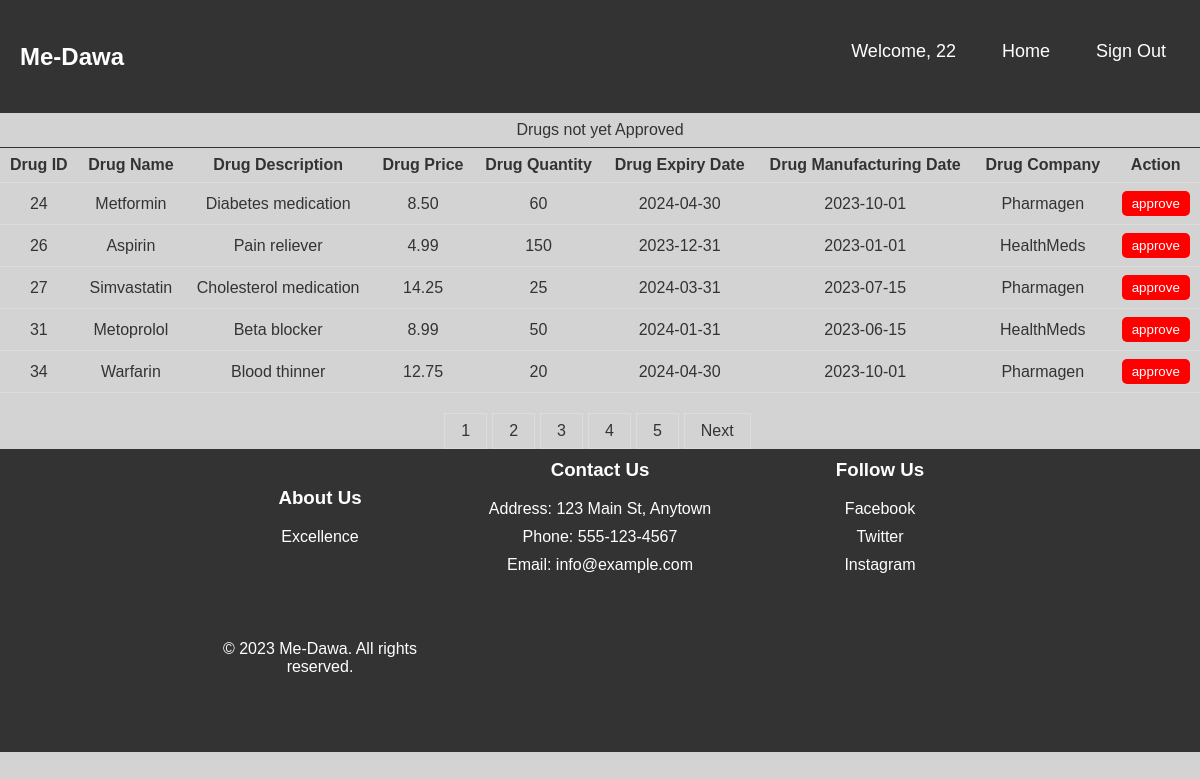
Page /view/supervisor.php (signed in) on the committed database.
### tables this page shows
CREATE TABLE `drugs` (
  `ID` int(11) NOT NULL,
  `drugName` varchar(100) DEFAULT NULL,
  `drugDescription` varchar(200) DEFAULT NULL,
  `drugPrice` decimal(10,2) DEFAULT NULL,
  `drugQuantity` int(11) DEFAULT NULL,
  `drugExpirationDate` date DEFAULT NULL,
  `drugManufacturingDate` date DEFAULT NULL,
  `drugCompany` varchar(100) DEFAULT NULL,
  `Approved` tinyint(1) DEFAULT 0
);

### database/database.php (called while the page is built, shortened)
<?php
class Database{
    private $connection;
    public function __construct() {
        $this->hostName = "localhost";
        $this->username = "root";
        $this->password = "";
        $this->databaseName = "me-dawa";
        try{
            $this->connection = new PDO("mysql:host=$this->hostName;dbname=$this->databaseName", $this->username, $this->password);
        } catch(PDOException $e){
            echo "Connection failed: " . $e->getMessage();
        }
    }
    function getTotalUsersByEntity($entity){
        $stmt = $this->connection->prepare("SELECT COUNT(*) FROM $entity");
        $stmt->execute();
        $result = $stmt->fetchColumn();
        return $result;
    }
    function getNotApprovedDrugs($start_index, $results_per_page, $entity){
        $stmt = $this->connection->prepare("SELECT * FROM drugs WHERE approved = 0 LIMIT :start_index, :results_per_page");
        $stmt->bindParam(':start_index', $start_index, PDO::PARAM_INT);
        $stmt->bindParam(':results_per_page', $results_per_page, PDO::PARAM_INT);
        $stmt->execute();
        $result = $stmt->fetchAll(PDO::FETCH_ASSOC);
        return $result;
    }
}
?>

### view/supervisor.php (the view, shortened to what this page needs)
<!DOCTYPE html>
<html>
<head>
    <link rel="stylesheet" href="../Static/homepage.css">
    <link rel="stylesheet" href="../Static/form.scss">
</head>
<body>
<div>
<nav class="navbar">
    <div class="logo">Me-Dawa</div>
    <ul class="nav-links">
        <div class="menu">
        <li><?php
          $username = $_SESSION['username'];
          echo "Welcome, $username";
          ?></li>
            <li><a href="../view/homepage.php">Home</a></li>
            <li><a href="../config/signout.php">Sign Out</a></li>
        </div>
    </ul>
</nav>
</div>
<?php
        require_once '../database/database.php';
        $database = new Database();
        $entity = $_SESSION['entity'];
        $results_per_page = 5;
        $current_page = isset($_GET['page']) ? $_GET['page'] : 1;
        $start_index = ($current_page - 1) * $results_per_page;
        $users = $database->getNotApprovedDrugs($start_index, $results_per_page, $entity);
        echo '
        <table style="width: 100%; border-collapse: collapse;">
        <caption style="padding: 8px; text-align: center; border-bottom: 1px solid #333; color: #333;">Drugs not yet Approved</caption>
          <tr>
              <th style="padding: 8px; text-align: center; border-bottom: 1px solid #ddd; color: #333;">Drug ID</th>
              <th style="padding: 8px; text-align: center; border-bottom: 1px solid #ddd; color: #333;">Drug Name</th>
              <th style="padding: 8px; text-align: center; border-bottom: 1px solid #ddd; color: #333;">Drug Description</th>
              <th style="padding: 8px; text-align: center; border-bottom: 1px solid #ddd; color: #333;">Drug Price</th>
              <th style="padding: 8px; text-align: center; border-bottom: 1px solid #ddd; color: #333;">Drug Quantity</th>
              <th style="padding: 8px; text-align: center; border-bottom: 1px solid #ddd; color: #333;">Drug Expiry Date</th>
              <th style="padding: 8px; text-align: center; border-bottom: 1px solid #ddd; color: #333;">Drug Manufacturing Date</th>
              <th style="padding: 8px; text-align: center; border-bottom: 1px solid #ddd; color: #333;">Drug Company</th>
              <th style="padding: 8px; text-align: center; border-bottom: 1px solid #ddd; color: #333;">Action</th>
          </tr>';
          foreach ($users as $user) {
              echo ' <tr>
                        <td style="padding: 8px; text-align: center; border-bottom: 1px solid #ddd; color: #333;">' . $user['ID'] . '</td>
                        <td style="padding: 8px; text-align: center; border-bottom: 1px solid #ddd; color: #333;">' . $user['drugName'] . '</td>
                        <td style="padding: 8px; text-align: center; border-bottom: 1px solid #ddd; color: #333;">' . $user['drugDescription'] . '</td>
                        <td style="padding: 8px; text-align: center; border-bottom: 1px solid #ddd; color: #333;">' . $user['drugPrice'] . '</td>
                        <td style="padding: 8px; text-align: center; border-bottom: 1px solid #ddd; color: #333;">' . $user['drugQuantity'] . '</td>
                        <td style="padding: 8px; text-align: center; border-bottom: 1px solid #ddd; color: #333;">' . $user['drugExpirationDate'] . '</td>
                        <td style="padding: 8px; text-align: center; border-bottom: 1px solid #ddd; color: #333;">' . $user['drugManufacturingDate'] . '</td>
                        <td style="padding: 8px; text-align: center; border-bottom: 1px solid #ddd; color: #333;">' . $user['drugCompany'] . '</td>
                        <td style="padding: 8px; text-align: center; border-bottom: 1px solid #ddd; color: #333;">
                            <form method="POST" action="../config/supervisor.php">
                              <input type="hidden" name="drugID" value="' . $user['ID'] . '">
                              <input type="submit" name="approve" value="approve" style="background-color: red; color: white; border: none; padding: 5px 10px; border-radius: 5px; cursor: pointer;">
                            </form>
                        </td>
                      </tr>';
          }
        echo '</table>';
        $total_results = $database->getTotalUsersByEntity($entity);
        $total_pages = ceil($total_results / $results_per_page);
        echo '<div style="margin-top: 20px;">';
        for ($i = 1; $i <= $total_pages; $i++) {
          echo '<a href="pharmacy.php?entity=' . $entity . '&page=' . $i . '" style="display: inline-block; padding: 8px 16px; text-decoration: none; color: #333; border: 1px solid #ddd; margin-right: 5px;">' . $i . '</a>';
        }
        if ($current_page < $total_pages) {
          echo '<a href="pharmacy.php?entity=' . $entity . '&page=' . ($current_page + 1) . '" style="display: inline-block; padding: 8px 16px; text-decoration: none; color: #333; border: 1px solid #ddd; margin-right: 5px;">Next</a>';
        }
        echo '</div>';
        ?>
<footer class="footer">
    <div class="footer-container">
      <div class="row">
        <div class="footer-col">
          <h3>About Us</h3>
          <p>Excellence</p>
        </div>
        <div class="footer-col">
          <h3>Contact Us</h3>
          <ul>
            <li>Address: 123 Main St, Anytown </li>
            <li>Phone: 555-123-4567</li>
            <li>Email: info@example.com</li>
          </ul>
        </div>
        <div class="footer-col">
          <h3>Follow Us</h3>
          <ul>
            <li><a href="#">Facebook</a></li>
            <li><a href="#">Twitter</a></li>
            <li><a href="#">Instagram</a></li>
          </ul>
        </div>
      </div>
      <div class="row">
        <div class="footer-col">
          <p>&copy; 2023 Me-Dawa. All rights reserved.</p>
        </div>
      </div>
    </div>
  </footer>
</body>
</html>

### Static/homepage.css (style rules this page uses)
.navbar { display: flex; align-items: center; justify-content: space-between; padding: 20px; background-color: #333; color: #fff; }
.nav-links a { color: #fff; }
.logo { font-size: 24px; font-weight: 600; }
.menu { display: flex; gap: 1em; font-size: 18px; }
.menu li { padding: 5px 14px; }
body { margin: 0; background: lightgray; text-align: center; font-family: sans-serif; color: #fefefe; }
.row { display: flex; flex-wrap: wrap; justify-content: center; align-items: center; margin-bottom: 50px; }
h2, p { margin-top: 0; }
.footer { background-color: #333; color: #fff; padding: 10px 0; display: flex; flex: 1; flex-shrink: 0; }
.footer-container { max-width: 800px; margin: 0 auto; width: 100%; }
.row { display: flex; flex-wrap: wrap; justify-content: space-between; }
.footer-col { flex-basis: 30%; }
h3 { margin-top: 0; }
ul { list-style: none; padding: 0; }
ul li { margin-bottom: 10px; }
a { color: #fff; text-decoration: none; }

### rows in the picture
drugs: ID "24", drugName "Metformin", drugDescription "Diabetes medication", drugPrice "8.50", drugQuantity "60", drugExpirationDate "2024-04-30", drugManufacturingDate "2023-10-01", drugCompany "Pharmagen"
drugs: ID "26", drugName "Aspirin", drugDescription "Pain reliever", drugPrice "4.99", drugQuantity "150", drugExpirationDate "2023-12-31", drugManufacturingDate "2023-01-01", drugCompany "HealthMeds"
drugs: ID "27", drugName "Simvastatin", drugDescription "Cholesterol medication", drugPrice "14.25", drugQuantity "25", drugExpirationDate "2024-03-31", drugManufacturingDate "2023-07-15", drugCompany "Pharmagen"
drugs: ID "31", drugName "Metoprolol", drugDescription "Beta blocker", drugPrice "8.99", drugQuantity "50", drugExpirationDate "2024-01-31", drugManufacturingDate "2023-06-15", drugCompany "HealthMeds"
drugs: ID "34", drugName "Warfarin", drugDescription "Blood thinner", drugPrice "12.75", drugQuantity "20", drugExpirationDate "2024-04-30", drugManufacturingDate "2023-10-01", drugCompany "Pharmagen"

### other values in the picture
$username "22"
